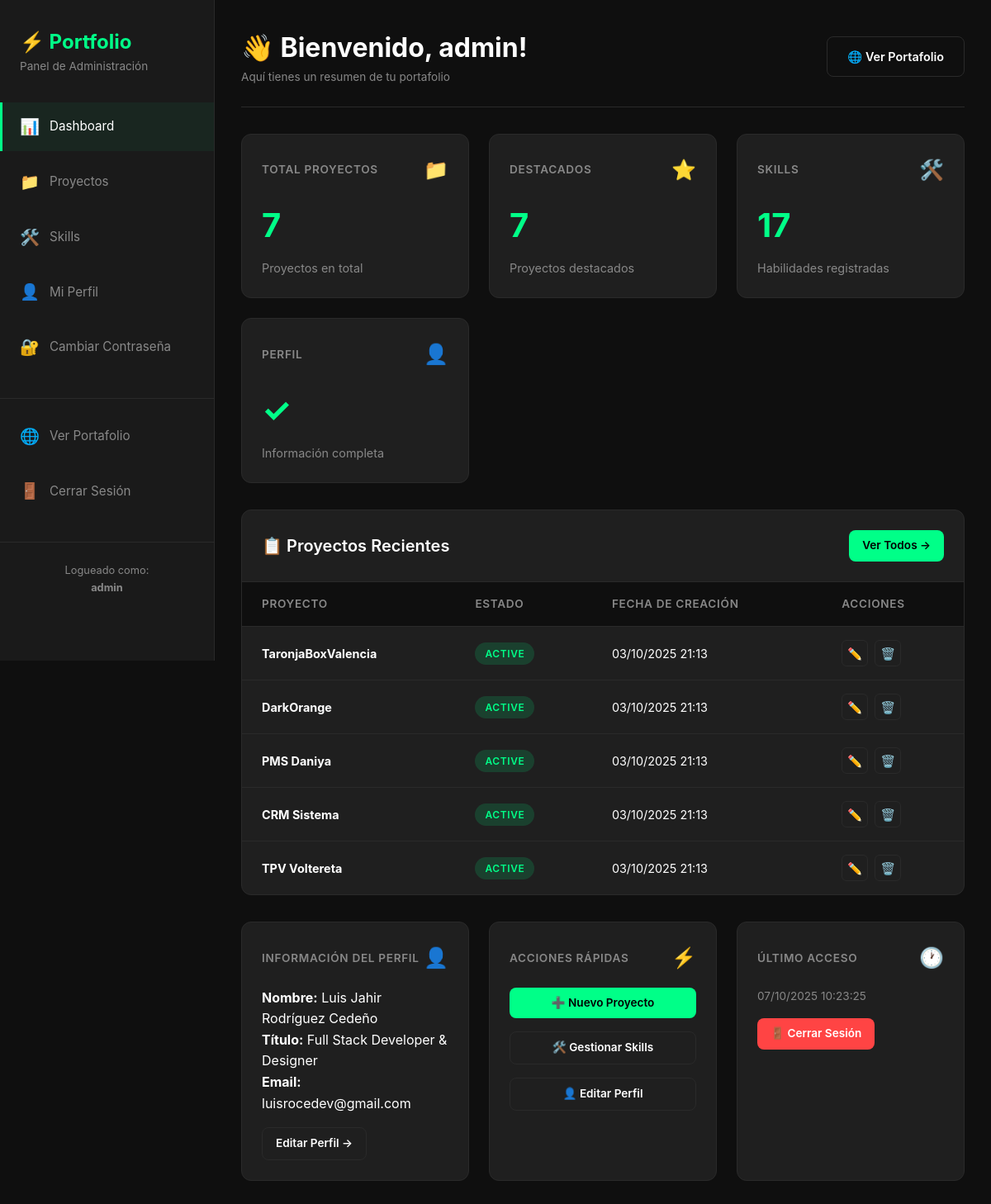
Page /admin/dashboard.php (signed in) on the committed database.
### tables this page shows
CREATE TABLE `projects` (
  `id` int(11) NOT NULL AUTO_INCREMENT,
  `title` varchar(255) NOT NULL,
  `slug` varchar(255) NOT NULL,
  `description` text NOT NULL,
  `short_description` varchar(500) DEFAULT NULL,
  `image_url` varchar(500) DEFAULT NULL,
  `technologies` json DEFAULT NULL,
  `github_url` varchar(500) DEFAULT NULL,
  `live_url` varchar(500) DEFAULT NULL,
  `video_url` varchar(500) DEFAULT NULL,
  `featured` tinyint(1) DEFAULT '0',
  `order_position` int(11) DEFAULT '0',
  `status` enum('active','archived','draft') DEFAULT 'active',
  `created_at` timestamp NOT NULL DEFAULT CURRENT_TIMESTAMP,
  `updated_at` timestamp NOT NULL DEFAULT CURRENT_TIMESTAMP ON UPDATE CURRENT_TIMESTAMP,
  PRIMARY KEY (`id`),
  UNIQUE KEY `slug` (`slug`),
  KEY `idx_projects_featured` (`featured`),
  KEY `idx_projects_status` (`status`),
  KEY `idx_projects_slug` (`slug`)
);

CREATE TABLE `profile` (
  `id` int(11) NOT NULL AUTO_INCREMENT,
  `name` varchar(255) NOT NULL,
  `title` varchar(255) NOT NULL,
  `bio` text,
  `email` varchar(255) DEFAULT NULL,
  `phone` varchar(50) DEFAULT NULL,
  `location` varchar(255) DEFAULT NULL,
  `github_url` varchar(500) DEFAULT NULL,
  `linkedin_url` varchar(500) DEFAULT NULL,
  `replit_url` varchar(500) DEFAULT NULL,
  `avatar_url` varchar(500) DEFAULT NULL,
  `cv_url` varchar(500) DEFAULT NULL,
  `updated_at` timestamp NOT NULL DEFAULT CURRENT_TIMESTAMP ON UPDATE CURRENT_TIMESTAMP,
  PRIMARY KEY (`id`)
);

### admin/auth.php (called while the page is built, shortened)
<?php
$admin_username = $_SESSION['admin_username'];

### admin/dashboard.php (the view, shortened to what this page needs)
<?php
require_once 'auth.php';
$conn = getConnection();
$stats_query = "SELECT * FROM stats";
$stats_result = $conn->query($stats_query);
$stats = $stats_result->fetch_assoc();
$recent_projects_query = "SELECT id, title, status, created_at FROM projects ORDER BY created_at DESC LIMIT 5";
$recent_projects = $conn->query($recent_projects_query);
$profile_query = "SELECT * FROM profile LIMIT 1";
$profile_result = $conn->query($profile_query);
$profile = $profile_result->fetch_assoc();
$page_title = 'Dashboard';
include 'includes/header.php';
?>
<div class="admin-header">
    <div>
        <h1>👋 Bienvenido, <?php echo htmlspecialchars($admin_username); ?>!</h1>
        <p class="text-muted">Aquí tienes un resumen de tu portafolio</p>
    </div>
    <div class="admin-header-actions">
        <a href="../index.php" target="_blank" class="btn btn-secondary">
            🌐 Ver Portafolio
        </a>
    </div>
</div>
<div class="stats-grid">
    <div class="stat-card">
        <div class="stat-card-header">
            <span class="stat-card-title">Total Proyectos</span>
            <span class="stat-card-icon">📁</span>
        </div>
        <div class="stat-card-value"><?php echo $stats['total_projects']; ?></div>
        <div class="stat-card-label">Proyectos en total</div>
    </div>
    <div class="stat-card">
        <div class="stat-card-header">
            <span class="stat-card-title">Destacados</span>
            <span class="stat-card-icon">⭐</span>
        </div>
        <div class="stat-card-value"><?php echo $stats['featured_projects']; ?></div>
        <div class="stat-card-label">Proyectos destacados</div>
    </div>
    <div class="stat-card">
        <div class="stat-card-header">
            <span class="stat-card-title">Skills</span>
            <span class="stat-card-icon">🛠️</span>
        </div>
        <div class="stat-card-value"><?php echo $stats['total_skills']; ?></div>
        <div class="stat-card-label">Habilidades registradas</div>
    </div>
    <div class="stat-card">
        <div class="stat-card-header">
            <span class="stat-card-title">Perfil</span>
            <span class="stat-card-icon">👤</span>
        </div>
        <div class="stat-card-value">✓</div>
        <div class="stat-card-label">Información completa</div>
    </div>
</div>
<div class="table-container">
    <div class="table-header">
        <h2>📋 Proyectos Recientes</h2>
        <a href="projects.php" class="btn btn-primary btn-sm">
            Ver Todos →
        </a>
    </div>
    <table>
        <thead>
            <tr>
                <th>Proyecto</th>
                <th>Estado</th>
                <th>Fecha de Creación</th>
                <th>Acciones</th>
            </tr>
        </thead>
        <tbody>
            <?php if ($recent_projects->num_rows > 0): ?>
                <?php while ($project = $recent_projects->fetch_assoc()): ?>
                    <tr>
                        <td>
                            <strong><?php echo htmlspecialchars($project['title']); ?></strong>
                        </td>
                        <td>
                            <?php
                            $badge_class = 'badge-success';
                            ?>
                            <span class="badge <?php echo $badge_class; ?>">
                                <?php echo htmlspecialchars($project['status']); ?>
                            </span>
                        </td>
                        <td>
                            <?php
                            $date = new DateTime($project['created_at']);
                            echo $date->format('d/m/Y H:i');
                            ?>
                        </td>
                        <td>
                            <div class="table-actions">
                                <a href="project_edit.php?id=<?php echo $project['id']; ?>" class="btn-icon" title="Editar">
                                    ✏️
                                </a>
                                <a href="project_delete.php?id=<?php echo $project['id']; ?>"
                                    class="btn-icon btn-icon-danger"
                                    title="Eliminar"
                                    onclick="return confirm('¿Estás seguro de eliminar este proyecto?')">
                                    🗑️
                                </a>
                            </div>
                        </td>
                    </tr>
                <?php endwhile; ?>
            <?php endif; ?>
        </tbody>
    </table>
</div>
<div class="stats-grid">
    <div class="stat-card">
        <div class="stat-card-header">
            <span class="stat-card-title">Información del Perfil</span>
            <span class="stat-card-icon">👤</span>
        </div>
        <p><strong>Nombre:</strong> <?php echo htmlspecialchars($profile['name']); ?></p>
        <p><strong>Título:</strong> <?php echo htmlspecialchars($profile['title']); ?></p>
        <p><strong>Email:</strong> <?php echo htmlspecialchars($profile['email']); ?></p>
        <div class="mt-2">
            <a href="profile.php" class="btn btn-secondary btn-sm">Editar Perfil →</a>
        </div>
    </div>
    <div class="stat-card">
        <div class="stat-card-header">
            <span class="stat-card-title">Acciones Rápidas</span>
            <span class="stat-card-icon">⚡</span>
        </div>
        <div class="flex gap-2" style="flex-direction: column;">
            <a href="project_new.php" class="btn btn-primary btn-sm">➕ Nuevo Proyecto</a>
            <a href="skills.php" class="btn btn-secondary btn-sm">🛠️ Gestionar Skills</a>
            <a href="profile.php" class="btn btn-secondary btn-sm">👤 Editar Perfil</a>
        </div>
    </div>
    <div class="stat-card">
        <div class="stat-card-header">
            <span class="stat-card-title">Último Acceso</span>
            <span class="stat-card-icon">🕐</span>
        </div>
        <p class="text-muted">
            <?php
            if (isset($_SESSION['last_activity'])) {
                $last = new DateTime();
                $last->setTimestamp($_SESSION['last_activity']);
                echo $last->format('d/m/Y H:i:s');
            }
            ?>
        </p>
        <div class="mt-2">
            <a href="logout.php" class="btn btn-danger btn-sm">🚪 Cerrar Sesión</a>
        </div>
    </div>
</div>
<?php include 'includes/footer.php'; ?>

### admin/includes/header.php (shortened to what this page needs)
<!DOCTYPE html>
<html lang="es">
<head>
    <link rel="stylesheet" href="../assets/css/admin.css">
</head>
<body>
    <div class="admin-layout">
        <aside class="admin-sidebar">
            <div class="admin-logo">
                <h2>⚡ Portfolio</h2>
                <p>Panel de Administración</p>
            </div>
            <ul class="admin-nav">
                <li>
                    <a href="dashboard.php" class="<?php echo ($page_title === 'Dashboard') ? 'active' : ''; ?>">
                        <span class="icon">📊</span>
                        <span>Dashboard</span>
                    </a>
                </li>
                <li>
                    <a href="projects.php" class="<?php echo ($page_title === 'Proyectos') ? 'active' : ''; ?>">
                        <span class="icon">📁</span>
                        <span>Proyectos</span>
                    </a>
                </li>
                <li>
                    <a href="skills.php" class="<?php echo ($page_title === 'Skills') ? 'active' : ''; ?>">
                        <span class="icon">🛠️</span>
                        <span>Skills</span>
                    </a>
                </li>
                <li>
                    <a href="profile.php" class="<?php echo ($page_title === 'Perfil') ? 'active' : ''; ?>">
                        <span class="icon">👤</span>
                        <span>Mi Perfil</span>
                    </a>
                </li>
                <li>
                    <a href="change_password.php" class="<?php echo ($page_title === 'Cambiar Contraseña') ? 'active' : ''; ?>">
                        <span class="icon">🔐</span>
                        <span>Cambiar Contraseña</span>
                    </a>
                </li>
                <li style="margin-top: 2rem; border-top: 1px solid var(--admin-border); padding-top: 1rem;">
                    <a href="../index.php" target="_blank">
                        <span class="icon">🌐</span>
                        <span>Ver Portafolio</span>
                    </a>
                </li>
                <li>
                    <a href="logout.php" onclick="return confirm('¿Cerrar sesión?')">
                        <span class="icon">🚪</span>
                        <span>Cerrar Sesión</span>
                    </a>
                </li>
            </ul>
            <div style="padding: 1.5rem; margin-top: 2rem; border-top: 1px solid var(--admin-border);">
                <p class="text-muted" style="font-size: 0.8rem; text-align: center;">
                    Logueado como:<br>
                    <strong><?php echo htmlspecialchars($admin_username); ?></strong>
                </p>
            </div>
        </aside>
        <main class="admin-main">

### admin/includes/footer.php
</main>
</div>
</body>
</html>

### rows in the picture
projects: title "TaronjaBoxValencia", status "ACTIVE", created_at "03/10/2025 21:13"
projects: title "DarkOrange", status "ACTIVE", created_at "03/10/2025 21:13"
projects: title "PMS Daniya", status "ACTIVE", created_at "03/10/2025 21:13"
projects: title "CRM Sistema", status "ACTIVE", created_at "03/10/2025 21:13"
projects: title "TPV Voltereta", status "ACTIVE", created_at "03/10/2025 21:13"
profile: name "Luis Jahir Rodríguez Cedeño", title "Full Stack Developer & Designer", email "luisrocedev@gmail.com"

### other values in the picture
$admin_username "admin"
$stats['total_projects'] "7"
$stats['featured_projects'] "7"
$stats['total_skills'] "17"
